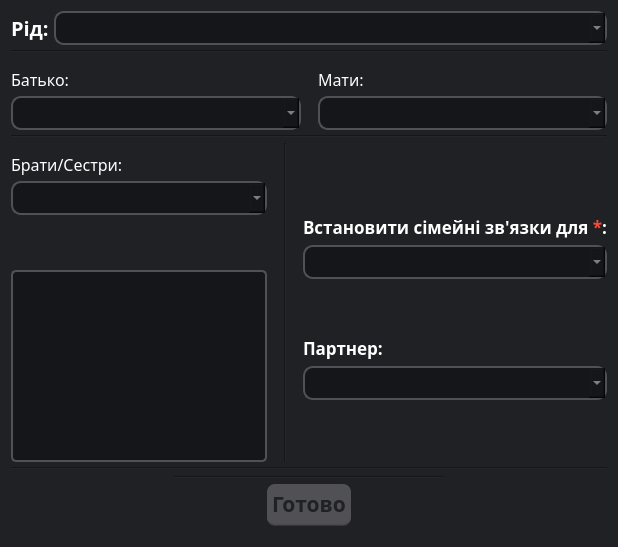
<?xml version="1.0" encoding="UTF-8"?>
<ui version="4.0">
 <class>FamilyTies</class>
 <widget class="QDialog" name="FamilyTies">
  <property name="windowTitle">
   <string>Сімейні зв'язки</string>
  </property>
  <property name="windowIcon">
   <iconset resource="../media_resources/media_resources.qrc">
    <normaloff>:/icons/Family.ico</normaloff>:/icons/Family.ico</iconset>
  </property>
  <property name="styleSheet">
   <string notr="true">background-color: rgb(32, 33, 37);</string>
  </property>
  <layout class="QVBoxLayout" name="verticalLayout">
   <item>
    <widget class="QFrame" name="main_frame">
     <property name="frameShape">
      <enum>QFrame::NoFrame</enum>
     </property>
     <property name="frameShadow">
      <enum>QFrame::Raised</enum>
     </property>
     <layout class="QVBoxLayout" name="verticalLayout_2">
      <property name="spacing">
       <number>5</number>
      </property>
      <property name="leftMargin">
       <number>0</number>
      </property>
      <property name="topMargin">
       <number>0</number>
      </property>
      <property name="rightMargin">
       <number>0</number>
      </property>
      <property name="bottomMargin">
       <number>10</number>
      </property>
      <item alignment="Qt::AlignVCenter">
       <widget class="QFrame" name="frame_choiceClan">
        <property name="sizePolicy">
         <sizepolicy hsizetype="MinimumExpanding" vsizetype="Fixed">
          <horstretch>0</horstretch>
          <verstretch>0</verstretch>
         </sizepolicy>
        </property>
        <property name="frameShape">
         <enum>QFrame::NoFrame</enum>
        </property>
        <property name="frameShadow">
         <enum>QFrame::Raised</enum>
        </property>
        <layout class="QHBoxLayout" name="horizontalLayout_3">
         <property name="spacing">
          <number>0</number>
         </property>
         <property name="leftMargin">
          <number>0</number>
         </property>
         <property name="topMargin">
          <number>0</number>
         </property>
         <property name="rightMargin">
          <number>0</number>
         </property>
         <property name="bottomMargin">
          <number>0</number>
         </property>
         <item alignment="Qt::AlignVCenter">
          <widget class="QLabel" name="label_clan">
           <property name="font">
            <font>
             <family>Segoe Print</family>
             <pointsize>15</pointsize>
             <weight>75</weight>
             <bold>true</bold>
            </font>
           </property>
           <property name="styleSheet">
            <string notr="true">color: white;</string>
           </property>
           <property name="text">
            <string>Рід: </string>
           </property>
           <property name="textFormat">
            <enum>Qt::AutoText</enum>
           </property>
           <property name="alignment">
            <set>Qt::AlignBottom|Qt::AlignLeading|Qt::AlignLeft</set>
           </property>
          </widget>
         </item>
         <item>
          <widget class="QComboBox" name="comboBox_clan">
           <property name="sizePolicy">
            <sizepolicy hsizetype="MinimumExpanding" vsizetype="Fixed">
             <horstretch>0</horstretch>
             <verstretch>0</verstretch>
            </sizepolicy>
           </property>
           <property name="font">
            <font>
             <family>Monotype Corsiva</family>
             <pointsize>15</pointsize>
             <weight>50</weight>
             <bold>false</bold>
            </font>
           </property>
           <property name="styleSheet">
            <string notr="true">background-color: rgba(21, 22, 26, 255);
color: rgb(190, 190, 190);
border-radius: 10px;
border-bottom: 2px solid rgb(80, 80, 85);
border-right: 2px solid rgb(80, 80, 85);
border-top: 2px solid rgb(80, 80, 85);
border-left: 2px solid rgb(80, 80, 85);
selection-background-color: white;
selection-color:rgba(21, 22, 26, 255);
</string>
           </property>
          </widget>
         </item>
        </layout>
       </widget>
      </item>
      <item>
       <widget class="Line" name="line_horCenter_2">
        <property name="styleSheet">
         <string notr="true">Line{
	color: rgb(21, 22, 26);
}</string>
        </property>
        <property name="orientation">
         <enum>Qt::Horizontal</enum>
        </property>
       </widget>
      </item>
      <item>
       <widget class="QFrame" name="frame_top">
        <property name="sizePolicy">
         <sizepolicy hsizetype="MinimumExpanding" vsizetype="Fixed">
          <horstretch>0</horstretch>
          <verstretch>0</verstretch>
         </sizepolicy>
        </property>
        <property name="frameShape">
         <enum>QFrame::NoFrame</enum>
        </property>
        <property name="frameShadow">
         <enum>QFrame::Raised</enum>
        </property>
        <layout class="QHBoxLayout" name="horizontalLayout">
         <property name="spacing">
          <number>5</number>
         </property>
         <property name="leftMargin">
          <number>0</number>
         </property>
         <property name="topMargin">
          <number>0</number>
         </property>
         <property name="rightMargin">
          <number>0</number>
         </property>
         <property name="bottomMargin">
          <number>0</number>
         </property>
         <item>
          <widget class="QFrame" name="left_frame_1">
           <property name="sizePolicy">
            <sizepolicy hsizetype="MinimumExpanding" vsizetype="Fixed">
             <horstretch>0</horstretch>
             <verstretch>0</verstretch>
            </sizepolicy>
           </property>
           <property name="frameShape">
            <enum>QFrame::NoFrame</enum>
           </property>
           <property name="frameShadow">
            <enum>QFrame::Raised</enum>
           </property>
           <layout class="QVBoxLayout" name="verticalLayout_3">
            <property name="spacing">
             <number>5</number>
            </property>
            <property name="leftMargin">
             <number>0</number>
            </property>
            <property name="topMargin">
             <number>10</number>
            </property>
            <property name="rightMargin">
             <number>6</number>
            </property>
            <property name="bottomMargin">
             <number>0</number>
            </property>
            <item>
             <widget class="QLabel" name="label_father">
              <property name="font">
               <font>
                <family>Segoe Print</family>
                <pointsize>12</pointsize>
               </font>
              </property>
              <property name="styleSheet">
               <string notr="true">color: white;</string>
              </property>
              <property name="text">
               <string>Батько:</string>
              </property>
              <property name="textFormat">
               <enum>Qt::AutoText</enum>
              </property>
              <property name="alignment">
               <set>Qt::AlignBottom|Qt::AlignLeading|Qt::AlignLeft</set>
              </property>
             </widget>
            </item>
            <item>
             <widget class="QComboBox" name="comboBox_father">
              <property name="sizePolicy">
               <sizepolicy hsizetype="Expanding" vsizetype="Expanding">
                <horstretch>0</horstretch>
                <verstretch>0</verstretch>
               </sizepolicy>
              </property>
              <property name="font">
               <font>
                <family>Monotype Corsiva</family>
                <pointsize>15</pointsize>
                <weight>50</weight>
                <bold>false</bold>
               </font>
              </property>
              <property name="styleSheet">
               <string notr="true">background-color: rgba(21, 22, 26, 255);
color: rgb(190, 190, 190);
border-radius: 10px;
border-bottom: 2px solid rgb(80, 80, 85);
border-right: 2px solid rgb(80, 80, 85);
border-top: 2px solid rgb(80, 80, 85);
border-left: 2px solid rgb(80, 80, 85);
selection-background-color: white;
selection-color:rgba(21, 22, 26, 255);
</string>
              </property>
             </widget>
            </item>
           </layout>
          </widget>
         </item>
         <item>
          <widget class="QFrame" name="right_frame_1">
           <property name="sizePolicy">
            <sizepolicy hsizetype="MinimumExpanding" vsizetype="Fixed">
             <horstretch>0</horstretch>
             <verstretch>0</verstretch>
            </sizepolicy>
           </property>
           <property name="frameShape">
            <enum>QFrame::NoFrame</enum>
           </property>
           <property name="frameShadow">
            <enum>QFrame::Raised</enum>
           </property>
           <layout class="QVBoxLayout" name="verticalLayout_4">
            <property name="spacing">
             <number>5</number>
            </property>
            <property name="leftMargin">
             <number>6</number>
            </property>
            <property name="topMargin">
             <number>10</number>
            </property>
            <property name="rightMargin">
             <number>0</number>
            </property>
            <property name="bottomMargin">
             <number>0</number>
            </property>
            <item>
             <widget class="QLabel" name="label_mother">
              <property name="font">
               <font>
                <family>Segoe Print</family>
                <pointsize>12</pointsize>
               </font>
              </property>
              <property name="styleSheet">
               <string notr="true">color: white;</string>
              </property>
              <property name="text">
               <string>Мати:</string>
              </property>
              <property name="textFormat">
               <enum>Qt::AutoText</enum>
              </property>
              <property name="alignment">
               <set>Qt::AlignBottom|Qt::AlignLeading|Qt::AlignLeft</set>
              </property>
             </widget>
            </item>
            <item>
             <widget class="QComboBox" name="comboBox_mother">
              <property name="font">
               <font>
                <family>Monotype Corsiva</family>
                <pointsize>15</pointsize>
                <weight>50</weight>
                <bold>false</bold>
               </font>
              </property>
              <property name="styleSheet">
               <string notr="true">background-color: rgba(21, 22, 26, 255);
color: rgb(190, 190, 190);
border-radius: 10px;
border-bottom: 2px solid rgb(80, 80, 85);
border-right: 2px solid rgb(80, 80, 85);
border-top: 2px solid rgb(80, 80, 85);
border-left: 2px solid rgb(80, 80, 85);
selection-background-color: white;
selection-color:rgba(21, 22, 26, 255);
</string>
              </property>
             </widget>
            </item>
           </layout>
          </widget>
         </item>
        </layout>
       </widget>
      </item>
      <item>
       <widget class="Line" name="line_horTop">
        <property name="styleSheet">
         <string notr="true">Line{
	color: rgb(21, 22, 26);
}</string>
        </property>
        <property name="orientation">
         <enum>Qt::Horizontal</enum>
        </property>
       </widget>
      </item>
      <item alignment="Qt::AlignVCenter">
       <widget class="QFrame" name="frame_center">
        <property name="sizePolicy">
         <sizepolicy hsizetype="MinimumExpanding" vsizetype="Fixed">
          <horstretch>0</horstretch>
          <verstretch>0</verstretch>
         </sizepolicy>
        </property>
        <property name="frameShape">
         <enum>QFrame::NoFrame</enum>
        </property>
        <property name="frameShadow">
         <enum>QFrame::Raised</enum>
        </property>
        <layout class="QHBoxLayout" name="horizontalLayout_2">
         <property name="spacing">
          <number>2</number>
         </property>
         <property name="leftMargin">
          <number>0</number>
         </property>
         <property name="topMargin">
          <number>0</number>
         </property>
         <property name="rightMargin">
          <number>0</number>
         </property>
         <property name="bottomMargin">
          <number>0</number>
         </property>
         <item alignment="Qt::AlignTop">
          <widget class="QFrame" name="left_frame_2">
           <property name="sizePolicy">
            <sizepolicy hsizetype="MinimumExpanding" vsizetype="Minimum">
             <horstretch>0</horstretch>
             <verstretch>0</verstretch>
            </sizepolicy>
           </property>
           <property name="frameShape">
            <enum>QFrame::NoFrame</enum>
           </property>
           <property name="frameShadow">
            <enum>QFrame::Raised</enum>
           </property>
           <layout class="QVBoxLayout" name="verticalLayout_6">
            <property name="spacing">
             <number>5</number>
            </property>
            <property name="leftMargin">
             <number>0</number>
            </property>
            <property name="topMargin">
             <number>10</number>
            </property>
            <property name="rightMargin">
             <number>6</number>
            </property>
            <property name="bottomMargin">
             <number>0</number>
            </property>
            <item>
             <widget class="QLabel" name="label_BS">
              <property name="font">
               <font>
                <family>Segoe Print</family>
                <pointsize>12</pointsize>
               </font>
              </property>
              <property name="styleSheet">
               <string notr="true">color: white;</string>
              </property>
              <property name="text">
               <string>Брати/Сестри:</string>
              </property>
              <property name="textFormat">
               <enum>Qt::AutoText</enum>
              </property>
              <property name="alignment">
               <set>Qt::AlignBottom|Qt::AlignLeading|Qt::AlignLeft</set>
              </property>
             </widget>
            </item>
            <item>
             <widget class="QComboBox" name="comboBox_siblings">
              <property name="sizePolicy">
               <sizepolicy hsizetype="MinimumExpanding" vsizetype="Fixed">
                <horstretch>0</horstretch>
                <verstretch>0</verstretch>
               </sizepolicy>
              </property>
              <property name="font">
               <font>
                <family>Monotype Corsiva</family>
                <pointsize>15</pointsize>
                <weight>50</weight>
                <bold>false</bold>
               </font>
              </property>
              <property name="styleSheet">
               <string notr="true">background-color: rgba(21, 22, 26, 255);
color: rgb(190, 190, 190);
border-radius: 10px;
border-bottom: 2px solid rgb(80, 80, 85);
border-right: 2px solid rgb(80, 80, 85);
border-top: 2px solid rgb(80, 80, 85);
border-left: 2px solid rgb(80, 80, 85);
selection-background-color: white;
selection-color:rgba(21, 22, 26, 255);
</string>
              </property>
             </widget>
            </item>
            <item alignment="Qt::AlignHCenter">
             <widget class="QPushButton" name="pushButton_addSiblings">
              <property name="minimumSize">
               <size>
                <width>30</width>
                <height>45</height>
               </size>
              </property>
              <property name="maximumSize">
               <size>
                <width>30</width>
                <height>45</height>
               </size>
              </property>
              <property name="cursor">
               <cursorShape>PointingHandCursor</cursorShape>
              </property>
              <property name="styleSheet">
               <string notr="true">QPushButton {
	background-position: center center;
	background-repeat: no-repeat;
	background-attachment: fixed;
	border: none;
}

QPushButton:pressed {
	background-image: url(:/icons/Add_color_pressed.ico);
	background-position: center center;
	background-repeat: no-repeat;
	background-attachment: fixed;
	border: none;
}</string>
              </property>
              <property name="text">
               <string/>
              </property>
              <property name="icon">
               <iconset resource="../media_resources/media_resources.qrc">
                <normaloff>:/icons/Add_color.ico</normaloff>:/icons/Add_color.ico</iconset>
              </property>
              <property name="iconSize">
               <size>
                <width>40</width>
                <height>40</height>
               </size>
              </property>
             </widget>
            </item>
            <item>
             <widget class="QTableWidget" name="tableWidget_siblings">
              <property name="sizePolicy">
               <sizepolicy hsizetype="Preferred" vsizetype="Minimum">
                <horstretch>0</horstretch>
                <verstretch>0</verstretch>
               </sizepolicy>
              </property>
              <property name="font">
               <font>
                <family>Times New Roman</family>
                <pointsize>12</pointsize>
               </font>
              </property>
              <property name="styleSheet">
               <string notr="true">background-color: rgba(21, 22, 26, 255);
color: rgb(190, 190, 190);
border-radius: 5px;
border-bottom: 2px solid rgb(80, 80, 85);
border-right: 2px solid rgb(80, 80, 85);
border-top: 2px solid rgb(80, 80, 85);
border-left: 2px solid rgb(80, 80, 85);
selection-background-color: white;
selection-color:rgba(21, 22, 26, 255);
</string>
              </property>
              <property name="frameShape">
               <enum>QFrame::NoFrame</enum>
              </property>
              <property name="verticalScrollBarPolicy">
               <enum>Qt::ScrollBarAsNeeded</enum>
              </property>
              <property name="rowCount">
               <number>0</number>
              </property>
              <property name="columnCount">
               <number>1</number>
              </property>
              <attribute name="horizontalHeaderVisible">
               <bool>false</bool>
              </attribute>
              <attribute name="horizontalHeaderDefaultSectionSize">
               <number>375</number>
              </attribute>
              <column/>
             </widget>
            </item>
           </layout>
          </widget>
         </item>
         <item>
          <widget class="Line" name="line_vertCenter">
           <property name="minimumSize">
            <size>
             <width>20</width>
             <height>0</height>
            </size>
           </property>
           <property name="styleSheet">
            <string notr="true">Line{
	color: rgb(21, 22, 26);
}</string>
           </property>
           <property name="frameShadow">
            <enum>QFrame::Sunken</enum>
           </property>
           <property name="orientation">
            <enum>Qt::Vertical</enum>
           </property>
          </widget>
         </item>
         <item>
          <widget class="QFrame" name="right_frame_2">
           <property name="sizePolicy">
            <sizepolicy hsizetype="MinimumExpanding" vsizetype="Fixed">
             <horstretch>0</horstretch>
             <verstretch>0</verstretch>
            </sizepolicy>
           </property>
           <property name="frameShape">
            <enum>QFrame::NoFrame</enum>
           </property>
           <property name="frameShadow">
            <enum>QFrame::Raised</enum>
           </property>
           <layout class="QVBoxLayout" name="verticalLayout_5">
            <property name="spacing">
             <number>6</number>
            </property>
            <property name="leftMargin">
             <number>6</number>
            </property>
            <property name="topMargin">
             <number>10</number>
            </property>
            <property name="rightMargin">
             <number>0</number>
            </property>
            <property name="bottomMargin">
             <number>0</number>
            </property>
            <item>
             <widget class="QLabel" name="label_petson">
              <property name="font">
               <font>
                <family>Segoe Print</family>
                <pointsize>13</pointsize>
                <weight>75</weight>
                <bold>true</bold>
               </font>
              </property>
              <property name="styleSheet">
               <string notr="true">color: white;</string>
              </property>
              <property name="text">
               <string>&lt;html&gt;&lt;head/&gt;&lt;body&gt;&lt;p&gt;Встановити сімейні зв'язки для &lt;span style=&quot; color:#fb4938;&quot;&gt;*&lt;/span&gt;:&lt;/p&gt;&lt;/body&gt;&lt;/html&gt;</string>
              </property>
              <property name="textFormat">
               <enum>Qt::AutoText</enum>
              </property>
              <property name="alignment">
               <set>Qt::AlignBottom|Qt::AlignLeading|Qt::AlignLeft</set>
              </property>
             </widget>
            </item>
            <item>
             <widget class="QComboBox" name="comboBox_person">
              <property name="font">
               <font>
                <family>Monotype Corsiva</family>
                <pointsize>15</pointsize>
                <weight>50</weight>
                <bold>false</bold>
               </font>
              </property>
              <property name="styleSheet">
               <string notr="true">background-color: rgba(21, 22, 26, 255);
color: rgb(190, 190, 190);
border-radius: 10px;
border-bottom: 2px solid rgb(80, 80, 85);
border-right: 2px solid rgb(80, 80, 85);
border-top: 2px solid rgb(80, 80, 85);
border-left: 2px solid rgb(80, 80, 85);
selection-background-color: white;
selection-color:rgba(21, 22, 26, 255);
</string>
              </property>
              <item>
               <property name="text">
                <string/>
               </property>
              </item>
             </widget>
            </item>
            <item alignment="Qt::AlignHCenter">
             <widget class="QPushButton" name="pushButton_disable">
              <property name="enabled">
               <bool>false</bool>
              </property>
              <property name="minimumSize">
               <size>
                <width>30</width>
                <height>45</height>
               </size>
              </property>
              <property name="styleSheet">
               <string notr="true">QPushButton {
	background-image: url(:/icons/Add.ico);
	background-position: center center;
	background-repeat: no-repeat;
	background-attachment: fixed;
	border: none;
}</string>
              </property>
              <property name="text">
               <string/>
              </property>
              <property name="icon">
               <iconset resource="../media_resources/media_resources.qrc">
                <normaloff>:/icons/Add_color.ico</normaloff>:/icons/Add_color.ico</iconset>
              </property>
              <property name="iconSize">
               <size>
                <width>40</width>
                <height>40</height>
               </size>
              </property>
             </widget>
            </item>
            <item>
             <widget class="QLabel" name="label_partner">
              <property name="font">
               <font>
                <family>Segoe Print</family>
                <pointsize>13</pointsize>
                <weight>75</weight>
                <bold>true</bold>
               </font>
              </property>
              <property name="styleSheet">
               <string notr="true">color: white;</string>
              </property>
              <property name="text">
               <string>Партнер:</string>
              </property>
              <property name="textFormat">
               <enum>Qt::AutoText</enum>
              </property>
              <property name="alignment">
               <set>Qt::AlignBottom|Qt::AlignLeading|Qt::AlignLeft</set>
              </property>
             </widget>
            </item>
            <item>
             <widget class="QComboBox" name="comboBox_partner">
              <property name="font">
               <font>
                <family>Monotype Corsiva</family>
                <pointsize>15</pointsize>
                <weight>50</weight>
                <bold>false</bold>
               </font>
              </property>
              <property name="styleSheet">
               <string notr="true">background-color: rgba(21, 22, 26, 255);
color: rgb(190, 190, 190);
border-radius: 10px;
border-bottom: 2px solid rgb(80, 80, 85);
border-right: 2px solid rgb(80, 80, 85);
border-top: 2px solid rgb(80, 80, 85);
border-left: 2px solid rgb(80, 80, 85);
selection-background-color: white;
selection-color:rgba(21, 22, 26, 255);
</string>
              </property>
             </widget>
            </item>
           </layout>
          </widget>
         </item>
        </layout>
       </widget>
      </item>
      <item>
       <widget class="Line" name="line_horCenter">
        <property name="styleSheet">
         <string notr="true">Line{
	color: rgb(21, 22, 26);
}</string>
        </property>
        <property name="orientation">
         <enum>Qt::Horizontal</enum>
        </property>
       </widget>
      </item>
      <item alignment="Qt::AlignHCenter">
       <widget class="Line" name="line_horBottom">
        <property name="minimumSize">
         <size>
          <width>270</width>
          <height>4</height>
         </size>
        </property>
        <property name="maximumSize">
         <size>
          <width>270</width>
          <height>4</height>
         </size>
        </property>
        <property name="styleSheet">
         <string notr="true">Line{
	color: rgb(21, 22, 26);
}</string>
        </property>
        <property name="orientation">
         <enum>Qt::Horizontal</enum>
        </property>
       </widget>
      </item>
      <item alignment="Qt::AlignHCenter">
       <widget class="QPushButton" name="pushButton_done">
        <property name="font">
         <font>
          <family>Segoe Print</family>
          <pointsize>16</pointsize>
          <weight>75</weight>
          <bold>true</bold>
         </font>
        </property>
        <property name="styleSheet">
         <string notr="true">QPushButton {
	text-align: center;
	background-color: rgb(80, 80, 85);
	border-bottom: 2px solid rgba(70, 70, 70, 150);
	border-radius: 8px;
	padding: 5px;
	color: rgb(32, 33, 37);
}

QPushButton:hover {
	background-color: #00c580;
	color: white;
	border: none;
	float: right;
	padding: 5px;
	border-bottom: 2px solid rgba(38, 127, 51, 130);
}

QPushButton:pressed {
	background-color: rgb(0, 136, 86);
}</string>
        </property>
        <property name="text">
         <string>Готово</string>
        </property>
       </widget>
      </item>
     </layout>
    </widget>
   </item>
  </layout>
 </widget>
 <resources>
  <include location="../media_resources/media_resources.qrc"/>
 </resources>
 <connections/>
</ui>
